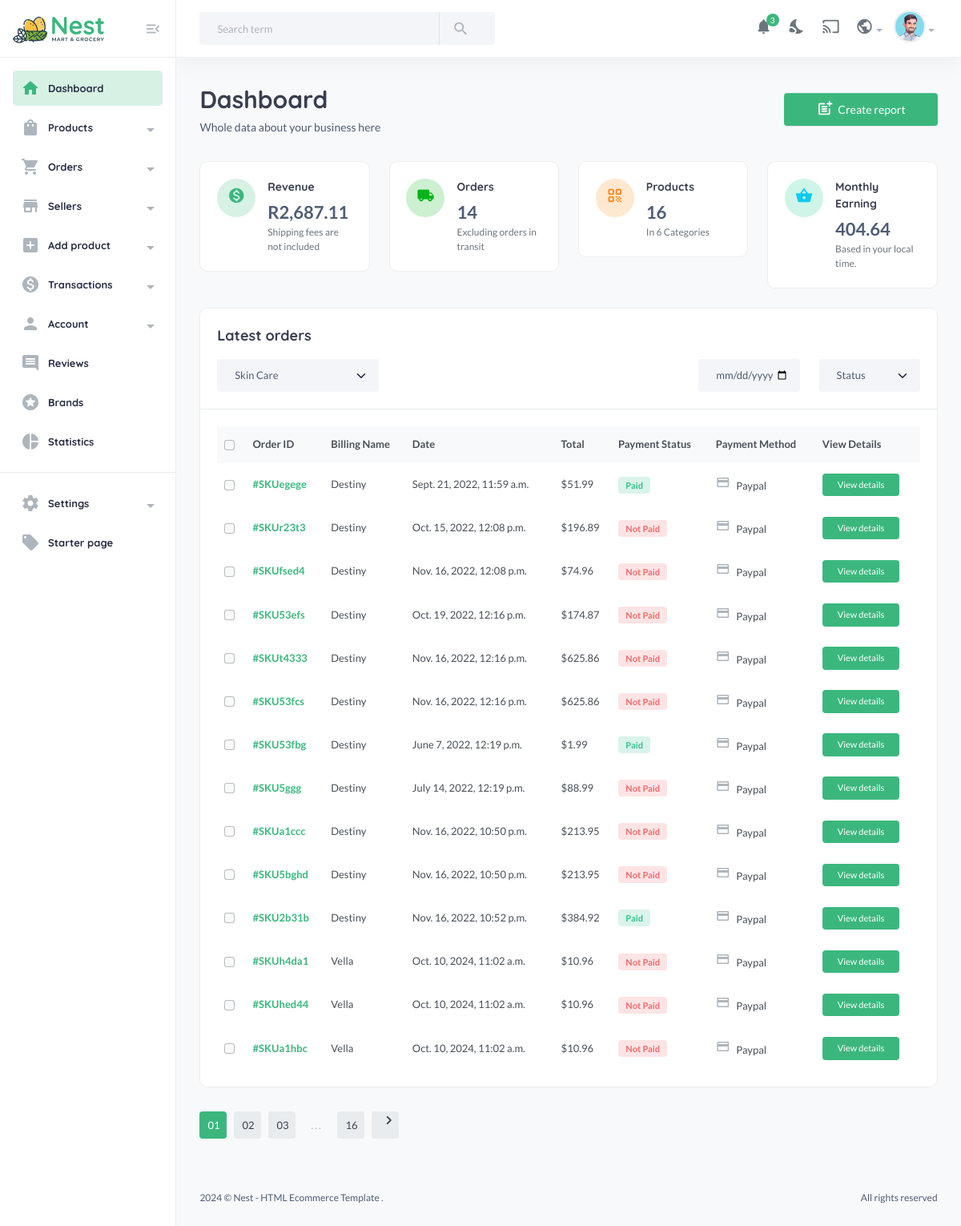
/useradmin/, run on the app's committed database.
### core/models.py (models this page shows)
class CartOrder(models.Model):
    user = models.ForeignKey(User, on_delete=models.CASCADE)
    price = models.DecimalField(
        max_digits=99999999999999, decimal_places=2, default="1.99")
    paid_status = models.BooleanField(default=False, null=True, blank=True)
    order_date = models.DateTimeField(auto_now_add=True, null=True, blank=True)
    product_status = models.CharField(
        choices=STATUS_CHOICE, max_length=30, default="processing")
    sku = ShortUUIDField(null=True, blank=True, length=5,
                         prefix="SKU", max_length=20, alphabet="abcdefgh12345")
    class Meta:
        verbose_name_plural = "Cart Order"

### userauths/models.py (models this page shows, shortened)
class User(AbstractUser):
    email = models.EmailField(unique=True)
    username = models.CharField(max_length=100)
    bio = models.CharField(max_length=100)
    USERNAME_FIELD = "email"
    REQUIRED_FIELDS = ['username']

### useradmin/views.py (the view)
# urls.py: path("", views.dashboard, name="dashboard"),
def dashboard(request):
    revenue = CartOrder.objects.aggregate(price=Sum("price"))
    total_orders_count = CartOrder.objects.all()
    all_products = Product.objects.all()
    all_categories = Category.objects.all()
    new_customers = User.objects.all().order_by("-id")[:6]
    latest_orders = CartOrder.objects.all()
    this_month = datetime.datetime.now().month
    monthly_revenue = CartOrder.objects.filter(order_date__month=this_month).aggregate(price=Sum("price"))
    context = {
        "monthly_revenue": monthly_revenue,
        "revenue": revenue,
        "all_products": all_products,
        "all_categories": all_categories,
        "new_customers": new_customers,
        "latest_orders": latest_orders,
        "total_orders_count": total_orders_count,
    }
    return render(request, "useradmin/dashboard.html", context)

### core/context_processor.py (called while the page is built)
def default(request):
    categories = Category.objects.all()
    vendors = Vendor.objects.all()
    min_max_price = Product.objects.aggregate(Min("price"), Max("price"))
    if request.user.is_authenticated:
        try:
            wishlist = wishlist_model.objects.filter(user=request.user)
        except:
            messages.warning(request, "You need to login before accessing your wishlist.")
            wishlist = 0
    else:
        wishlist = 0
    try:
        address = Address.objects.get(user=request.user)
    except:
        address = None
    return {
        'categories':categories,
        'wishlist':wishlist,
        'address':address,
        'vendors':vendors,
        'min_max_price':min_max_price,
    }

### templates/useradmin/dashboard.html (shortened to what this page needs)
{% extends 'useradmin/base.html' %}
{% load static %}
{% load humanize %}
{% block content %}
<section class="content-main">
    <div class="content-header">
        <div>
            <h2 class="content-title card-title">Dashboard</h2>
            <p>Whole data about your business here</p>
        </div>
        <div>
            <a href="#" class="btn btn-primary"><i class="text-muted material-icons md-post_add"></i>Create report</a>
        </div>
    </div>
    <div class="row">
        <div class="col-lg-3">
            <div class="card card-body mb-4">
                <article class="icontext">
                    <span class="icon icon-sm rounded-circle bg-primary-light"><i class="text-primary material-icons md-monetization_on"></i></span>
                    <div class="text">
                        <h6 class="mb-1 card-title">Revenue</h6>
                        <span>R{{ revenue.price|floatformat:2|intcomma }}</span>
                        <span class="text-sm"> Shipping fees are not included </span>
                    </div>
                </article>
            </div>
        </div>
        <div class="col-lg-3">
            <div class="card card-body mb-4">
                <article class="icontext">
                    <span class="icon icon-sm rounded-circle bg-success-light"><i class="text-success material-icons md-local_shipping"></i></span>
                    <div class="text">
                        <h6 class="mb-1 card-title">Orders</h6>
                        <span>{{total_orders_count.count}}</span>
                        <span class="text-sm"> Excluding orders in transit </span>
                    </div>
                </article>
            </div>
        </div>
        <div class="col-lg-3">
            <div class="card card-body mb-4">
                <article class="icontext">
                    <span class="icon icon-sm rounded-circle bg-warning-light"><i class="text-warning material-icons md-qr_code"></i></span>
                    <div class="text">
                        <h6 class="mb-1 card-title">Products</h6>
                        <span>{{all_products.count}}</span>
                        <span class="text-sm"> In {{all_categories.count}} Categories </span>
                    </div>
                </article>
            </div>
        </div>
        <div class="col-lg-3">
            <div class="card card-body mb-4">
                <article class="icontext">
                    <span class="icon icon-sm rounded-circle bg-info-light"><i class="text-info material-icons md-shopping_basket"></i></span>
                    <div class="text">
                        <h6 class="mb-1 card-title">Monthly Earning</h6>
                        <span>{{ monthly_revenue.price|floatformat:2|intcomma }}</span>
                        <span class="text-sm"> Based in your local time. </span>
                    </div>
                </article>
            </div>
        </div>
    </div>
    <div class="card mb-4">
        <header class="card-header">
            <h4 class="card-title">Latest orders</h4>
            <div class="row align-items-center">
                <div class="col-md-3 col-12 me-auto mb-md-0 mb-3">
                    <div class="custom_select">
                        <select class="form-select select-nice">
                            {% for c in all_categories %}
                            <option selected>{{c.title|title}}</option>
                            {% endfor %}
                            </select>
                    </div>
                </div>
                <div class="col-md-2 col-6">
                    <input type="date" value="02.05.2021" class="form-control" />
                </div>
                <div class="col-md-2 col-6">
                    <div class="custom_select">
                        <select class="form-select select-nice">
                                <option selected>Status</option>
                            </select>
                    </div>
                </div>
            </div>
        </header>
        <div class="card-body">
            <div class="table-responsive">
                <div class="table-responsive">
                    <table class="table align-middle table-nowrap mb-0">
                        <thead class="table-light">
                            <tr>
                                <th scope="col" class="text-center">
                                    <div class="form-check align-middle">
                                        <input class="form-check-input" type="checkbox" id="transactionCheck01" />
                                    </div>
                                </th>
                                <th class="align-middle" scope="col">Order ID</th>
                                <th class="align-middle" scope="col">Billing Name</th>
                                <th class="align-middle" scope="col">Date</th>
                                <th class="align-middle" scope="col">Total</th>
                                <th class="align-middle" scope="col">Payment Status</th>
                                <th class="align-middle" scope="col">Payment Method</th>
                                <th class="align-middle" scope="col">View Details</th>
                            </tr>
                        </thead>
                        <tbody>
                            {% for l in latest_orders %}
                            <tr>
                                <td class="text-center">
                                    <div class="form-check">
                                        <input class="form-check-input" type="checkbox" id="transactionCheck02" />
                                    </div>
                                </td>
                                <td><a href="#" class="fw-bold">#{{l.sku}}</a></td>
                                <td>{{l.user.username|title}}</td>
                                <td>{{l.order_date}}</td>
                                <td>${{l.price}}</td>
                                <td>
                                    {% if l.paid_status == True %}
                                    <span class="badge badge-pill badge-soft-success">Paid</span>
                                    {% else %}
                                    <span class="badge badge-pill badge-soft-danger">Not Paid</span>
                                    {% endif %}
                                </td>
                                <td><i class="material-icons md-payment font-xxl text-muted mr-5"></i> Paypal</td>
                                <td>
                                    <a href="#" class="btn btn-xs"> View details</a>
                                </td>
                            </tr>
                            {% endfor %}
                        </tbody>
                    </table>
                </div>
            </div>
        </div>
    </div>
    <div class="pagination-area mt-30 mb-50">
        <nav aria-label="Page navigation example">
            <ul class="pagination justify-content-start">
                <li class="page-item active"><a class="page-link" href="#">01</a></li>
                <li class="page-item"><a class="page-link" href="#">02</a></li>
                <li class="page-item"><a class="page-link" href="#">03</a></li>
                <li class="page-item"><a class="page-link dot" href="#">...</a></li>
                <li class="page-item"><a class="page-link" href="#">16</a></li>
                <li class="page-item">
                    <a class="page-link" href="#"><i class="material-icons md-chevron_right"></i></a>
                </li>
            </ul>
        </nav>
    </div>
</section>
{% endblock content %}

### data on the page
CartOrder: sku "SKUegege", user.username "Destiny", order_date "Sept. 21, 2022, 11:59 a.m.", price "51.99", paid_status "Paid"
CartOrder: sku "SKUr23t3", user.username "Destiny", order_date "Oct. 15, 2022, 12:08 p.m.", price "196.89", paid_status "Not Paid"
CartOrder: sku "SKUfsed4", user.username "Destiny", order_date "Nov. 16, 2022, 12:08 p.m.", price "74.96", paid_status "Not Paid"
CartOrder: sku "SKU53efs", user.username "Destiny", order_date "Oct. 19, 2022, 12:16 p.m.", price "174.87", paid_status "Not Paid"
CartOrder: sku "SKUt4333", user.username "Destiny", order_date "Nov. 16, 2022, 12:16 p.m.", price "625.86", paid_status "Not Paid"
CartOrder: sku "SKU53fcs", user.username "Destiny", order_date "Nov. 16, 2022, 12:16 p.m.", price "625.86", paid_status "Not Paid"
CartOrder: sku "SKU53fbg", user.username "Destiny", order_date "June 7, 2022, 12:19 p.m.", price "1.99", paid_status "Paid"
CartOrder: sku "SKU5ggg", user.username "Destiny", order_date "July 14, 2022, 12:19 p.m.", price "88.99", paid_status "Not Paid"
CartOrder: sku "SKUa1ccc", user.username "Destiny", order_date "Nov. 16, 2022, 10:50 p.m.", price "213.95", paid_status "Not Paid"
CartOrder: sku "SKU5bghd", user.username "Destiny", order_date "Nov. 16, 2022, 10:50 p.m.", price "213.95", paid_status "Not Paid"
CartOrder: sku "SKU2b31b", user.username "Destiny", order_date "Nov. 16, 2022, 10:52 p.m.", price "384.92", paid_status "Paid"
CartOrder: sku "SKUh4da1", user.username "Vella", order_date "Oct. 10, 2024, 11:02 a.m.", price "10.96", paid_status "Not Paid"
CartOrder: sku "SKUhed44", user.username "Vella", order_date "Oct. 10, 2024, 11:02 a.m.", price "10.96", paid_status "Not Paid"
CartOrder: sku "SKUa1hbc", user.username "Vella", order_date "Oct. 10, 2024, 11:02 a.m.", price "10.96", paid_status "Not Paid"

### other printed values
{{ revenue.price|floatformat:2|intcomma }} "2,687.11"
{{ total_orders_count.count }} "14"
{{ all_products.count }} "16"
{{ all_categories.count }} "6"
{{ monthly_revenue.price|floatformat:2|intcomma }} "404.64"
form field value "Skin Care"
